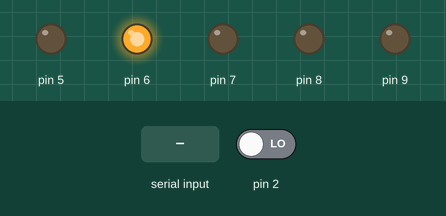
This sketch was run on a simulated Arduino Uno, built with avr-gcc and run on an emulated ATmega328P. On the bench: output pins drawn as LEDs (lit = HIGH). The test bench sets the inputs (shaded band); at power-on: pin 2 LOW. What the sketch prints to the serial monitor is not drawn.

Above: at 1.2 s.
1.3 s: pin 2 driven HIGH
At 2.1 s:
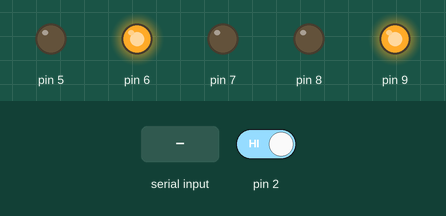
2.8 s: "1" received over Serial
At 4.9 s:
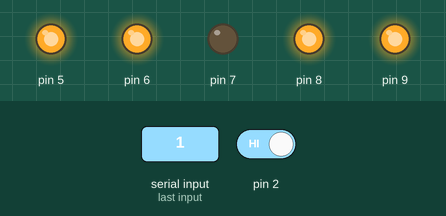
5.2 s: pin 2 driven LOW
At 6.3 s:
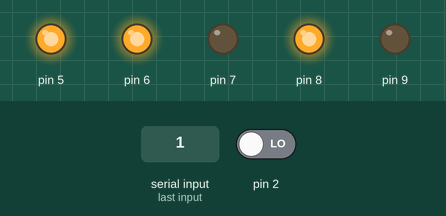
6.7 s: "0" received over Serial
At 8.1 s:
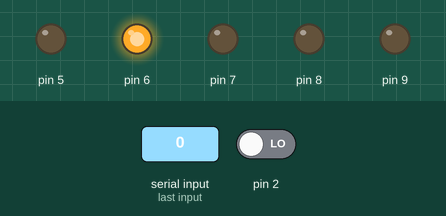
Timing chart, 0 to 9.7 s (numbered marks = the images above; inputs shaded):
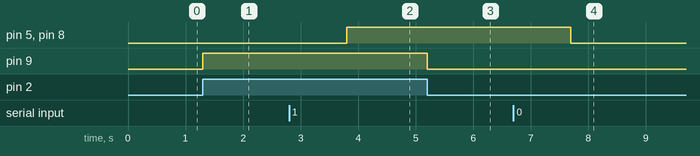

The sketch:

HongWaiJianCe.ino
```cpp
int hao=1;int zuodian=0,jidianqi=0;
void setup() {
  // put your setup code here, to run once:
  pinMode(2,INPUT);
  pinMode(9,OUTPUT);
  pinMode(8,OUTPUT);
  pinMode(7,OUTPUT);
  pinMode(6,OUTPUT);
  pinMode(5,OUTPUT);
  digitalWrite(6,HIGH);
  Serial.begin(115200);
}
long last=0;
void loop() {
  // put your main code here, to run repeatedly:

  int zhuangtai=digitalRead(2);
  digitalWrite(13,zhuangtai);
  digitalWrite(9,zhuangtai);
  digitalWrite(8,jidianqi);
  digitalWrite(5,jidianqi);
  digitalWrite(7,zuodian);
  long now=millis();
  char buf[2];
  if(Serial.available())
    {
      Serial.readBytes(buf,2);
      if(buf[0]=='0')jidianqi=0;
      else if(buf[0]=='1')jidianqi=1;
      if(buf[1]=='0')zuodian=0;
      else if(buf[1]=='1')zuodian=1;
    }
  if(now-last>1000){
  last=now;
  char a[20];
  sprintf(a,"%02dH%d",hao,zhuangtai);
  Serial.print(a);
  }
}
```

Measured:
- after the input at 1.3 s, pin 9: LOW → HIGH at once
- after the input at 2.8 s, pin 5, pin 8: LOW → HIGH after 1.0 s
- after the input at 5.2 s, pin 9: HIGH → LOW at once
- after the input at 6.7 s, pin 5, pin 8: HIGH → LOW after 1.0 s
